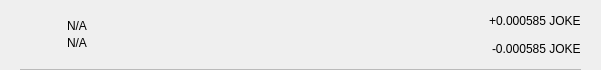
<?xml version="1.0" encoding="UTF-8"?>
<ui version="4.0">
 <class>TxRow</class>
 <widget class="QWidget" name="TxRow">
  <property name="geometry">
   <rect>
    <x>0</x>
    <y>0</y>
    <width>601</width>
    <height>70</height>
   </rect>
  </property>
  <property name="minimumSize">
   <size>
    <width>0</width>
    <height>40</height>
   </size>
  </property>
  <property name="windowTitle">
   <string>Form</string>
  </property>
  <layout class="QVBoxLayout" name="verticalLayout_3">
   <property name="spacing">
    <number>0</number>
   </property>
   <property name="leftMargin">
    <number>0</number>
   </property>
   <property name="topMargin">
    <number>0</number>
   </property>
   <property name="rightMargin">
    <number>0</number>
   </property>
   <property name="bottomMargin">
    <number>0</number>
   </property>
   <item>
    <widget class="QWidget" name="rowContainer" native="true">
     <layout class="QVBoxLayout" name="verticalLayout_2">
      <property name="spacing">
       <number>9</number>
      </property>
      <property name="leftMargin">
       <number>20</number>
      </property>
      <property name="topMargin">
       <number>9</number>
      </property>
      <property name="rightMargin">
       <number>20</number>
      </property>
      <property name="bottomMargin">
       <number>0</number>
      </property>
      <item>
       <widget class="QFrame" name="frame">
        <property name="styleSheet">
         <string notr="true">border:none;</string>
        </property>
        <property name="frameShape">
         <enum>QFrame::StyledPanel</enum>
        </property>
        <property name="frameShadow">
         <enum>QFrame::Raised</enum>
        </property>
        <layout class="QHBoxLayout" name="horizontalLayout" stretch="0,2,0">
         <property name="leftMargin">
          <number>0</number>
         </property>
         <property name="topMargin">
          <number>0</number>
         </property>
         <property name="rightMargin">
          <number>0</number>
         </property>
         <property name="bottomMargin">
          <number>0</number>
         </property>
         <item>
          <widget class="QPushButton" name="icon">
           <property name="focusPolicy">
            <enum>Qt::NoFocus</enum>
           </property>
           <property name="styleSheet">
            <string notr="true">border:none;</string>
           </property>
           <property name="text">
            <string/>
           </property>
           <property name="iconSize">
            <size>
             <width>28</width>
             <height>28</height>
            </size>
           </property>
          </widget>
         </item>
         <item>
          <layout class="QVBoxLayout" name="verticalLayout">
           <property name="spacing">
            <number>3</number>
           </property>
           <property name="leftMargin">
            <number>9</number>
           </property>
           <item>
            <widget class="QLabel" name="lblAddress">
             <property name="styleSheet">
              <string notr="true"/>
             </property>
             <property name="text">
              <string notr="true">N/A</string>
             </property>
             <property name="alignment">
              <set>Qt::AlignBottom|Qt::AlignLeading|Qt::AlignLeft</set>
             </property>
            </widget>
           </item>
           <item>
            <widget class="QLabel" name="lblDate">
             <property name="styleSheet">
              <string notr="true"/>
             </property>
             <property name="text">
              <string notr="true">N/A</string>
             </property>
             <property name="alignment">
              <set>Qt::AlignLeading|Qt::AlignLeft|Qt::AlignTop</set>
             </property>
            </widget>
           </item>
          </layout>
         </item>
         <item>
          <widget class="QWidget" name="containerAmounts" native="true">
           <property name="minimumSize">
            <size>
             <width>80</width>
             <height>0</height>
            </size>
           </property>
           <layout class="QVBoxLayout" name="verticalLayout_4">
            <property name="leftMargin">
             <number>0</number>
            </property>
            <property name="topMargin">
             <number>0</number>
            </property>
            <property name="rightMargin">
             <number>0</number>
            </property>
            <property name="bottomMargin">
             <number>0</number>
            </property>
            <item alignment="Qt::AlignRight">
             <widget class="QLabel" name="lblAmountTop">
              <property name="styleSheet">
               <string notr="true"/>
              </property>
              <property name="text">
               <string>+0.000585 JOKE</string>
              </property>
             </widget>
            </item>
            <item alignment="Qt::AlignRight">
             <widget class="QLabel" name="lblAmountBottom">
              <property name="styleSheet">
               <string notr="true"/>
              </property>
              <property name="text">
               <string>-0.000585 JOKE</string>
              </property>
             </widget>
            </item>
           </layout>
          </widget>
         </item>
        </layout>
       </widget>
      </item>
      <item>
       <widget class="QLabel" name="lblDivisory">
        <property name="minimumSize">
         <size>
          <width>0</width>
          <height>1</height>
         </size>
        </property>
        <property name="maximumSize">
         <size>
          <width>16777215</width>
          <height>1</height>
         </size>
        </property>
        <property name="styleSheet">
         <string notr="true">background-color:#bababa;</string>
        </property>
        <property name="text">
         <string/>
        </property>
        <property name="alignment">
         <set>Qt::AlignBottom|Qt::AlignLeading|Qt::AlignLeft</set>
        </property>
       </widget>
      </item>
     </layout>
    </widget>
   </item>
  </layout>
 </widget>
 <resources/>
 <connections/>
</ui>
